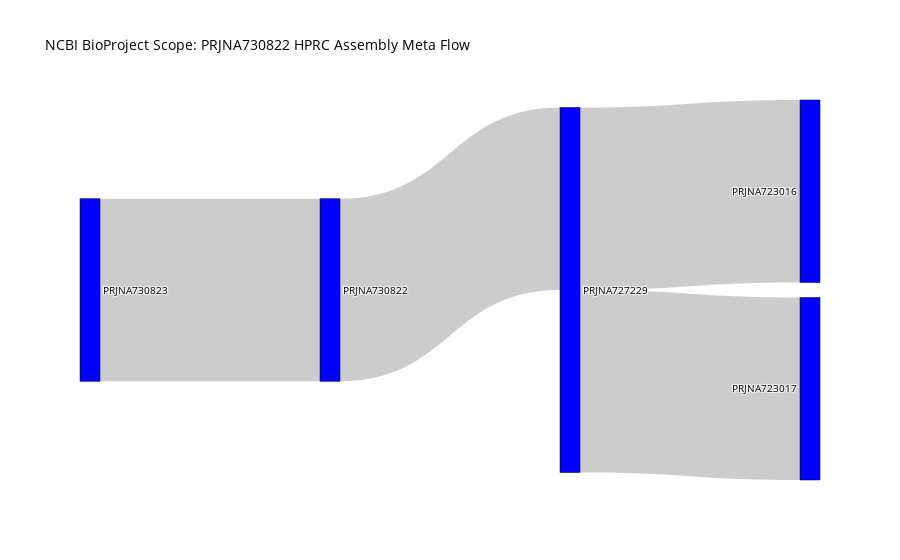

Source (notebook cell):
### Code cell
import plotly.graph_objects as go

# Create a dictionary to map node names to indices
node_indices = {node: idx for idx, node in enumerate(ncbi_bioproject_dict.keys())}

# Create links for the Sankey diagram
links = []
for key, val in ncbi_bioproject_dict.items():
    if 'components' in val:
        source = node_indices[key]
        for component in val['components']:
            target = node_indices[component]
            links.append({'source': source, 'target': target, 'value': 1})

# Create nodes for the Sankey diagram
nodes = [{'label': key} for key in ncbi_bioproject_dict.keys()]

# Create Sankey diagram
fig = go.Figure(data=[go.Sankey(
    node=dict(
        pad=15,
        thickness=20,
        line=dict(color="black", width=0.5),
        label=[node['label'] for node in nodes],
        color="blue",  # Set node color to blue
        # font=dict(color="black")  # Set node label font color to black
    ),
    link=dict(
        source=[link['source'] for link in links],
        target=[link['target'] for link in links],
        value=[link['value'] for link in links]
    )
)])

# Update layout
fig.update_layout(
    title="NCBI BioProject Scope: PRJNA730822 HPRC Assembly Meta Flow",
    font=dict(size=10, color="black"),
    plot_bgcolor="black",
)

# Save the figure to an HTML file
fig.write_html("PRJNA730822-SankeyNetwork.html")
fig.show()

### Figure 1 — Plotly figure (JSON) as saved in the notebook; plotly's stock layout.template omitted (floating-point values rounded to 4 significant figures)
{"data": [{"link": {"source": [0, 1, 2, 2], "target": [1, 2, 3, 4], "value": [1, 1, 1, 1]}, "node": {"color": "blue", "label": ["PRJNA730823", "PRJNA730822", "PRJNA727229", "PRJNA723016", "PRJNA723017"], "line": {"color": "black", "width": 0.5}, "pad": 15, "thickness": 20}, "type": "sankey"}], "layout": {"autosize": true, "font": {"color": "black", "size": 10}, "plot_bgcolor": "black", "title": {"text": "NCBI BioProject Scope: PRJNA730822 HPRC Assembly Meta Flow"}}}
